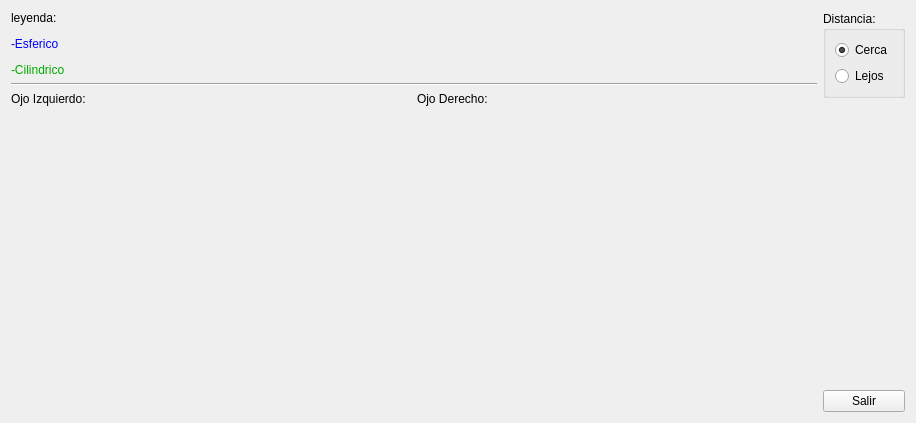
<?xml version="1.0" encoding="UTF-8"?>
<ui version="4.0">
 <class>ui_medidas_historial</class>
 <widget class="QWidget" name="ui_medidas_historial">
  <property name="geometry">
   <rect>
    <x>0</x>
    <y>0</y>
    <width>909</width>
    <height>417</height>
   </rect>
  </property>
  <property name="windowTitle">
   <string>Informe de Medidas</string>
  </property>
  <layout class="QGridLayout" name="gridLayout">
   <item row="0" column="0">
    <layout class="QGridLayout" name="gridLayout_2">
     <item row="0" column="0">
      <widget class="QLabel" name="label_3">
       <property name="frameShadow">
        <enum>QFrame::Plain</enum>
       </property>
       <property name="text">
        <string>&lt;html&gt;&lt;head/&gt;&lt;body&gt;&lt;p&gt;leyenda:&lt;/p&gt;&lt;p&gt;&lt;span style=&quot; color:#0000ff;&quot;&gt;-Esferico&lt;/span&gt;&lt;/p&gt;&lt;p&gt;&lt;span style=&quot; color:#00aa00;&quot;&gt;-Cilindrico&lt;/span&gt;&lt;/p&gt;&lt;/body&gt;&lt;/html&gt;</string>
       </property>
       <property name="textFormat">
        <enum>Qt::AutoText</enum>
       </property>
      </widget>
     </item>
     <item row="1" column="0" colspan="2">
      <widget class="Line" name="line">
       <property name="orientation">
        <enum>Qt::Horizontal</enum>
       </property>
      </widget>
     </item>
     <item row="2" column="0">
      <widget class="QLabel" name="label">
       <property name="text">
        <string>Ojo Izquierdo:</string>
       </property>
      </widget>
     </item>
     <item row="3" column="1">
      <widget class="QLabel" name="label_derecho">
       <property name="minimumSize">
        <size>
         <width>400</width>
         <height>300</height>
        </size>
       </property>
       <property name="maximumSize">
        <size>
         <width>400</width>
         <height>300</height>
        </size>
       </property>
       <property name="text">
        <string/>
       </property>
      </widget>
     </item>
     <item row="2" column="1">
      <widget class="QLabel" name="label_2">
       <property name="text">
        <string>Ojo Derecho:</string>
       </property>
      </widget>
     </item>
     <item row="3" column="0">
      <widget class="QLabel" name="label_izquierdo">
       <property name="enabled">
        <bool>true</bool>
       </property>
       <property name="minimumSize">
        <size>
         <width>400</width>
         <height>300</height>
        </size>
       </property>
       <property name="maximumSize">
        <size>
         <width>400</width>
         <height>300</height>
        </size>
       </property>
       <property name="text">
        <string/>
       </property>
      </widget>
     </item>
    </layout>
   </item>
   <item row="0" column="2">
    <layout class="QGridLayout" name="gridLayout_3">
     <item row="2" column="1">
      <widget class="QPushButton" name="pushButton">
       <property name="text">
        <string>Salir</string>
       </property>
       <property name="shortcut">
        <string>Esc</string>
       </property>
      </widget>
     </item>
     <item row="1" column="1">
      <spacer name="verticalSpacer_3">
       <property name="orientation">
        <enum>Qt::Vertical</enum>
       </property>
       <property name="sizeHint" stdset="0">
        <size>
         <width>20</width>
         <height>40</height>
        </size>
       </property>
      </spacer>
     </item>
     <item row="0" column="1">
      <widget class="QGroupBox" name="groupBox_2">
       <property name="title">
        <string>Distancia:</string>
       </property>
       <layout class="QGridLayout" name="gridLayout_5">
        <item row="0" column="0">
         <widget class="QRadioButton" name="radioButton_cerca">
          <property name="text">
           <string>Cerca</string>
          </property>
          <property name="checked">
           <bool>true</bool>
          </property>
         </widget>
        </item>
        <item row="1" column="0">
         <widget class="QRadioButton" name="radioButton_lejos">
          <property name="text">
           <string>Lejos</string>
          </property>
         </widget>
        </item>
       </layout>
      </widget>
     </item>
    </layout>
   </item>
  </layout>
 </widget>
 <resources/>
 <connections>
  <connection>
   <sender>pushButton</sender>
   <signal>clicked()</signal>
   <receiver>ui_medidas_historial</receiver>
   <slot>close()</slot>
   <hints>
    <hint type="sourcelabel">
     <x>885</x>
     <y>311</y>
    </hint>
    <hint type="destinationlabel">
     <x>478</x>
     <y>216</y>
    </hint>
   </hints>
  </connection>
 </connections>
</ui>
